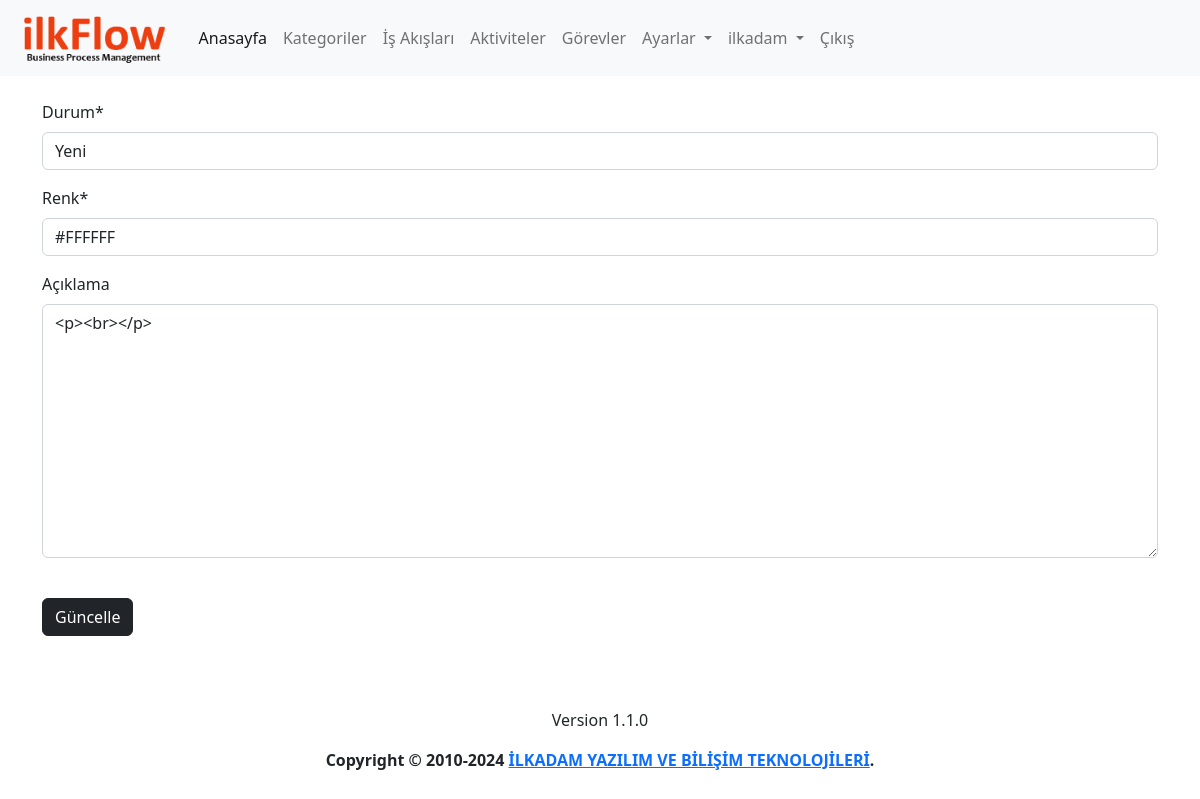
/state/1/update (signed in), run on an earlier commit of the app's database.
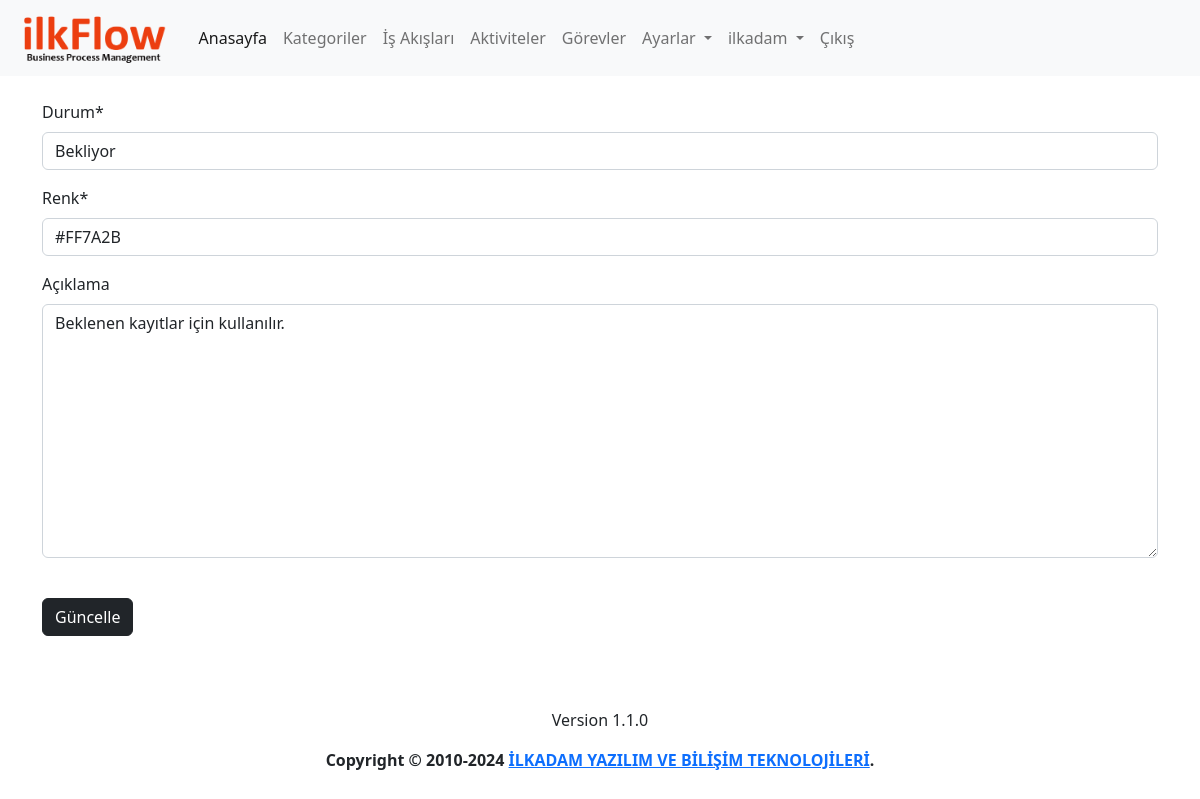
And on a later commit of the database.
### app/models.py (models this page shows, shortened)
class State(models.Model):
    name=models.CharField(max_length=100,verbose_name='Durum')
    description=models.TextField(verbose_name='Açıklama', blank=True, null=True)
    color=ColorField(default='#FFFFFF',verbose_name='Renk')
    created_date=models.DateTimeField(auto_now_add=True, verbose_name='Oluşturulma Tarihi', blank=True, null=True)
    user=models.ForeignKey(User,on_delete=models.PROTECT,verbose_name='Kullanıcı', blank=True, null=True)
    class Meta:
        verbose_name='Durum'
        verbose_name_plural='Durumlar'

### app/views.py (the view, shortened to what this page needs)
# urls.py: path('state/<int:state_id>/update', views.state_update, name='state_update'),
@login_required(login_url='/user/login/')
def state_update(request,state_id):
    state=get_object_or_404(State,pk=state_id)
    state_form=StateForm(instance=state)
    context={
        'state_form':state_form,
        'state':state
    }
    return render(request,'app/state_update.html',context)

### app/forms.py
class StateForm(forms.ModelForm):
    class Meta:
        model=State
        fields=('name', 'color', 'description')

### templates/app/state_update.html (shortened to what this page needs)
{% extends 'layout.html' %}
{% load humanize %}
{% block content %}
{% load crispy_forms_tags %}
<div class="row">
    <form action="{% url 'state_update' state.id %}" method="POST">
        {{state_form|crispy}}
        <button class="btn btn-dark my-4" type="submit">Güncelle</button>
    </form>
</div>
{% endblock %}

What changed in the data, as far as the page shows it:
changed State: name "Yeni" → "Bekliyor"; color "#FFFFFF" → "#FF7A2B"; description "<p><br></p>" → "Beklenen kayıtlar için kullanılır."
